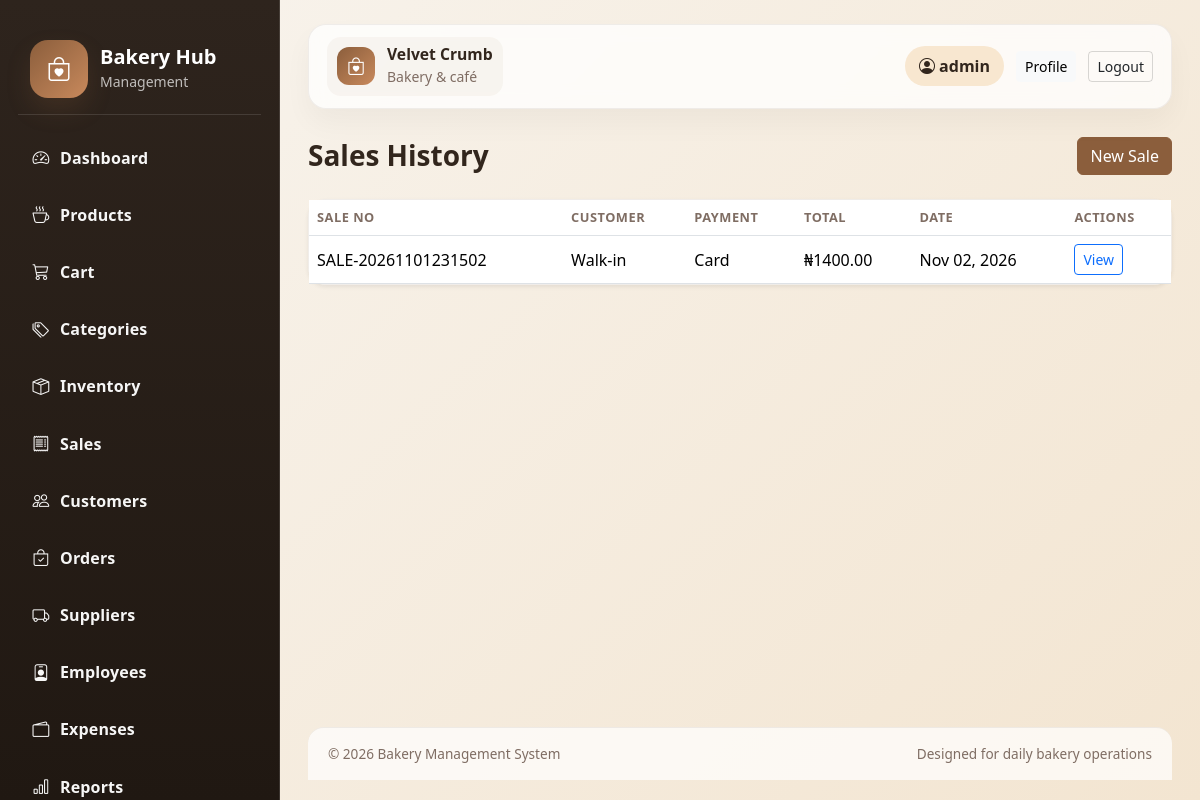
The app's page /sales/ (signed in) with its own data.
### sales/models.py (models this page shows, shortened)
class Sale(models.Model):
    PAYMENT_METHODS = (
        ('cash', 'Cash'),
        ('card', 'Card'),
        ('transfer', 'Transfer'),
        ('mobile', 'Mobile Money'),
    )
    STATUS_CHOICES = (
        ('completed', 'Completed'),
        ('pending', 'Pending'),
        ('cancelled', 'Cancelled'),
    )
    sale_number = models.CharField(max_length=50, unique=True)
    customer = models.ForeignKey(Customer, on_delete=models.SET_NULL, null=True, blank=True, related_name='sales')
    total_amount = models.DecimalField(max_digits=12, decimal_places=2, default=0)
    discount = models.DecimalField(max_digits=10, decimal_places=2, default=0)
    payment_method = models.CharField(max_length=20, choices=PAYMENT_METHODS, default='cash')
    status = models.CharField(max_length=20, choices=STATUS_CHOICES, default='completed')
    created_at = models.DateTimeField(auto_now_add=True)
    class Meta:
        ordering = ('-created_at',)

### sales/views.py (the view)
# urls.py: path('', views.sales_list, name='sales_list'),
@login_required
def sales_list(request):
    sales = Sale.objects.select_related('customer').order_by('-created_at')
    return render(request, 'sales/sales_list.html', {'sales': sales})

### templates/sales/sales_list.html (shortened to what this page needs)
{% extends 'base.html' %}
{% block content %}
<div class="d-flex justify-content-between align-items-center mb-4">
    <h3 class="page-title mb-0">Sales History</h3>
    <a href="{% url 'pos_sale' %}" class="btn btn-primary">New Sale</a>
</div>
<div class="card shadow-sm">
    <div class="card-body p-0">
        <div class="table-responsive">
            <table class="table mb-0 align-middle">
                <thead>
                    <tr>
                        <th>Sale No</th>
                        <th>Customer</th>
                        <th>Payment</th>
                        <th>Total</th>
                        <th>Date</th>
                        <th>Actions</th>
                    </tr>
                </thead>
                <tbody>
                    {% for sale in sales %}
                        <tr>
                            <td>{{ sale.sale_number }}</td>
                            <td>{{ sale.customer.name|default:'Walk-in' }}</td>
                            <td>{{ sale.payment_method|title }}</td>
                            <td>₦{{ sale.total_amount|floatformat:2 }}</td>
                            <td>{{ sale.created_at|date:'M d, Y' }}</td>
                            <td><a href="{% url 'sale_detail' sale.pk %}" class="btn btn-sm btn-outline-primary">View</a></td>
                        </tr>
                    {% empty %}
                        <tr><td colspan="6" class="empty-state">No sales recorded.</td></tr>
                    {% endfor %}
                </tbody>
            </table>
        </div>
    </div>
</div>
{% endblock %}

### templates/base.html (shortened to what this page needs)
{% load static %}
<!DOCTYPE html>
<html lang="en">
<head>
    <link href="https://cdn.jsdelivr.net/npm/bootstrap@5.3.3/dist/css/bootstrap.min.css" rel="stylesheet">
    <link href="https://cdn.jsdelivr.net/npm/bootstrap-icons@1.11.3/font/bootstrap-icons.min.css" rel="stylesheet">
    <link rel="stylesheet" href="{% static 'css/style.css' %}">
</head>
<body>
    <div class="app-shell">
        <aside class="sidebar">
            <div class="brand-box">
                <div class="brand-icon"><i class="bi bi-bag-heart"></i></div>
                <div>
                    <h5>Bakery Hub</h5>
                    <small>Management</small>
                </div>
            </div>
            <nav class="nav flex-column menu-list">
                <a class="nav-link" href="{% url 'dashboard:index' %}"><i class="bi bi-speedometer2"></i> Dashboard</a>
                <a class="nav-link" href="{% url 'product_list' %}"><i class="bi bi-cup-hot"></i> Products</a>
                <a class="nav-link" href="{% url 'cart' %}"><i class="bi bi-cart3"></i> Cart</a>
                <a class="nav-link" href="{% url 'category_list' %}"><i class="bi bi-tags"></i> Categories</a>
                <a class="nav-link" href="{% url 'inventory_list' %}"><i class="bi bi-box-seam"></i> Inventory</a>
                <a class="nav-link" href="{% url 'sales_list' %}"><i class="bi bi-receipt"></i> Sales</a>
                <a class="nav-link" href="{% url 'customer_list' %}"><i class="bi bi-people"></i> Customers</a>
                <a class="nav-link" href="{% url 'order_list' %}"><i class="bi bi-bag-check"></i> Orders</a>
                <a class="nav-link" href="{% url 'supplier_list' %}"><i class="bi bi-truck"></i> Suppliers</a>
                <a class="nav-link" href="{% url 'employee_list' %}"><i class="bi bi-person-badge"></i> Employees</a>
                <a class="nav-link" href="{% url 'expense_list' %}"><i class="bi bi-wallet2"></i> Expenses</a>
                <a class="nav-link" href="{% url 'report_dashboard' %}"><i class="bi bi-bar-chart"></i> Reports</a>
            </nav>
        </aside>
        <main class="main-content">
            <header class="topbar">
                <div class="topbar-left">
                    <div class="brand-mini">
                        <span class="brand-mini-mark"><i class="bi bi-bag-heart"></i></span>
                        <div>
                            <strong>Velvet Crumb</strong>
                            <small>Bakery & café</small>
                        </div>
                    </div>
                </div>
                <div class="topbar-right">
                    {% if user.is_authenticated %}
                        <span class="user-pill"><i class="bi bi-person-circle"></i> {{ user.get_full_name|default:user.username }}</span>
                        <a class="btn btn-light btn-sm" href="{% url 'accounts:profile' %}">Profile</a>
                        <a class="btn btn-outline-dark btn-sm" href="{% url 'accounts:logout' %}">Logout</a>
                    {% else %}
                        <a class="btn btn-bakery-secondary btn-sm" href="{% url 'accounts:register' %}">Create account</a>
                        <a class="btn btn-dark btn-sm" href="{% url 'accounts:login' %}">Login</a>
                    {% endif %}
                </div>
            </header>
            <div class="page-content">
                {% block content %}{% endblock %}
            </div>
            <footer class="app-footer">
                <div>© 2026 Bakery Management System</div>
                <div>Designed for daily bakery operations</div>
            </footer>
        </main>
    </div>
</body>
</html>

### static/css/style.css (style rules this page uses)
:root { --bg: #f7f1e8; --card: #fffdfa; --primary: #8b5e3c; --primary-soft: #c8895c; --secondary: #f1d1b5; --dark: #32261d; --muted: #7f6d63; --success: #3d8b5c; --danger: #c94d4d; --warning: #f5c76d; --border: rgba(77, 56, 42, 0.08); }
body { margin: 0; background: linear-gradient(135deg, #f8f4ee 0%, #f3e5d1 100%); color: var(--dark); font-family: 'Segoe UI', sans-serif; }
.brand-icon { display: flex; align-items: center; justify-content: center; width: 58px; height: 58px; border-radius: 18px; background: linear-gradient(135deg, var(--primary), var(--primary-soft)); color: white; font-size: 1.5rem; box-shadow: 0 12px 24px rgba(139, 94, 60, 0.2); }
.app-shell { display: flex; min-height: 100vh; width: 100%; }
.sidebar { width: 280px; background: linear-gradient(180deg, #2e241d 0%, #201812 100%); color: white; padding: 24px 18px; position: sticky; top: 0; height: 100vh; overflow-y: auto; overflow-x: hidden; border-right: 1px solid rgba(255,255,255,0.12); scrollbar-width: thin; scrollbar-color: rgba(255,255,255,0.35) transparent; }
.brand-box { display: flex; align-items: center; gap: 12px; padding: 16px 12px; margin-bottom: 18px; border-bottom: 1px solid rgba(255,255,255,0.12); }
.brand-box h5 { margin: 0; font-weight: 700; }
.brand-box small { color: rgba(255,255,255,0.7); }
.menu-list { gap: 4px; }
.menu-list .nav-link { color: #fff; border-radius: 12px; padding: 12px 14px; margin-bottom: 4px; display: flex; align-items: center; gap: 10px; transition: 0.2s ease; font-weight: 600; letter-spacing: 0.01em; opacity: 0.96; }
.menu-list .nav-link i { font-size: 1.05rem; width: 18px; text-align: center; opacity: 1; }
.main-content { flex: 1; display: flex; flex-direction: column; min-height: 100vh; padding: 24px 28px 20px; }
.topbar { display: flex; align-items: center; justify-content: space-between; margin-bottom: 28px; padding: 12px 18px; border-radius: 18px; background: rgba(255,255,255,0.75); border: 1px solid var(--border); box-shadow: 0 14px 28px rgba(21, 17, 13, 0.04); flex-shrink: 0; backdrop-filter: blur(10px); }
.topbar-left, .topbar-right { display: flex; align-items: center; gap: 12px; }
.brand-mini { display: flex; align-items: center; gap: 12px; padding: 8px 10px; border-radius: 14px; background: rgba(139, 94, 60, 0.05); }
.brand-mini-mark { width: 38px; height: 38px; display: flex; align-items: center; justify-content: center; background: linear-gradient(135deg, var(--primary), var(--primary-soft)); color: white; border-radius: 12px; font-size: 1.1rem; }
.brand-mini strong { display: block; color: var(--dark); font-size: 0.98rem; line-height: 1.2; }
.brand-mini small { color: var(--muted); }
.user-pill { background: #f8e7d0; color: var(--dark); border-radius: 999px; padding: 8px 14px; font-weight: 600; }
.page-content { display: block; flex: 1 1 auto; }
.app-footer { margin-top: 24px; padding: 16px 20px; border-top: 1px solid var(--border); background: rgba(255,255,255,0.7); border-radius: 16px 16px 0 0; display: flex; justify-content: space-between; align-items: center; gap: 12px; color: var(--muted); font-size: 0.85rem; flex-shrink: 0; }
.card { border: 1px solid var(--border); border-radius: 18px; background: rgba(255,255,255,0.8); }
.table th { font-size: 0.8rem; text-transform: uppercase; color: var(--muted); letter-spacing: 0.04em; }
.btn-primary { background: var(--primary); border-color: var(--primary); }
.btn-outline-dark { border-color: rgba(0,0,0,0.15); }
.page-title { font-weight: 700; margin-bottom: 18px; }

### records on screen
Sale: sale_number "SALE-20261101231502", customer.name "Walk-in", payment_method "Card", total_amount "1400.00", created_at "Nov 02, 2026"

### other values on screen
{{ user.get_full_name|default:user.username }} "admin"
